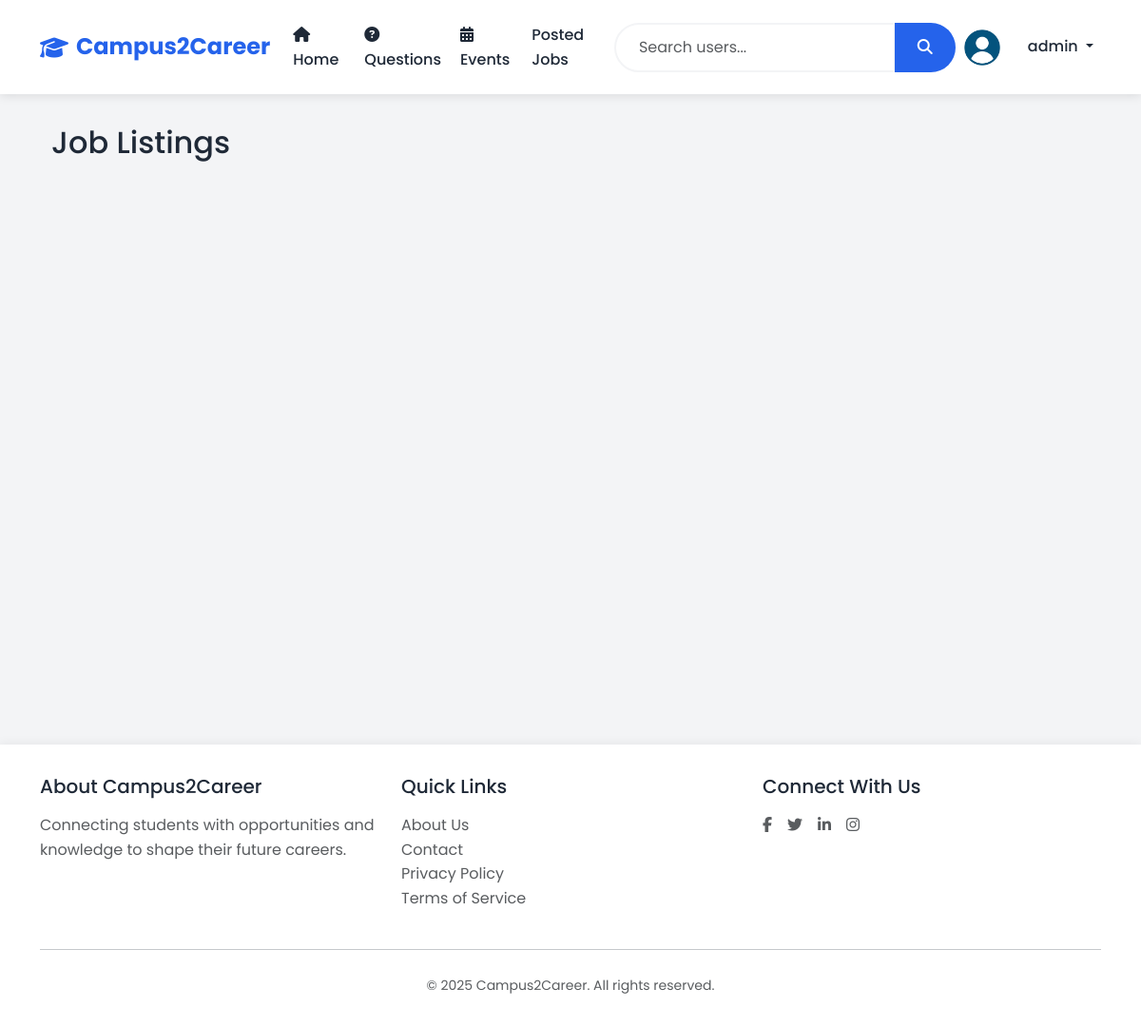
Page /jobs (signed in) on the earlier database version.
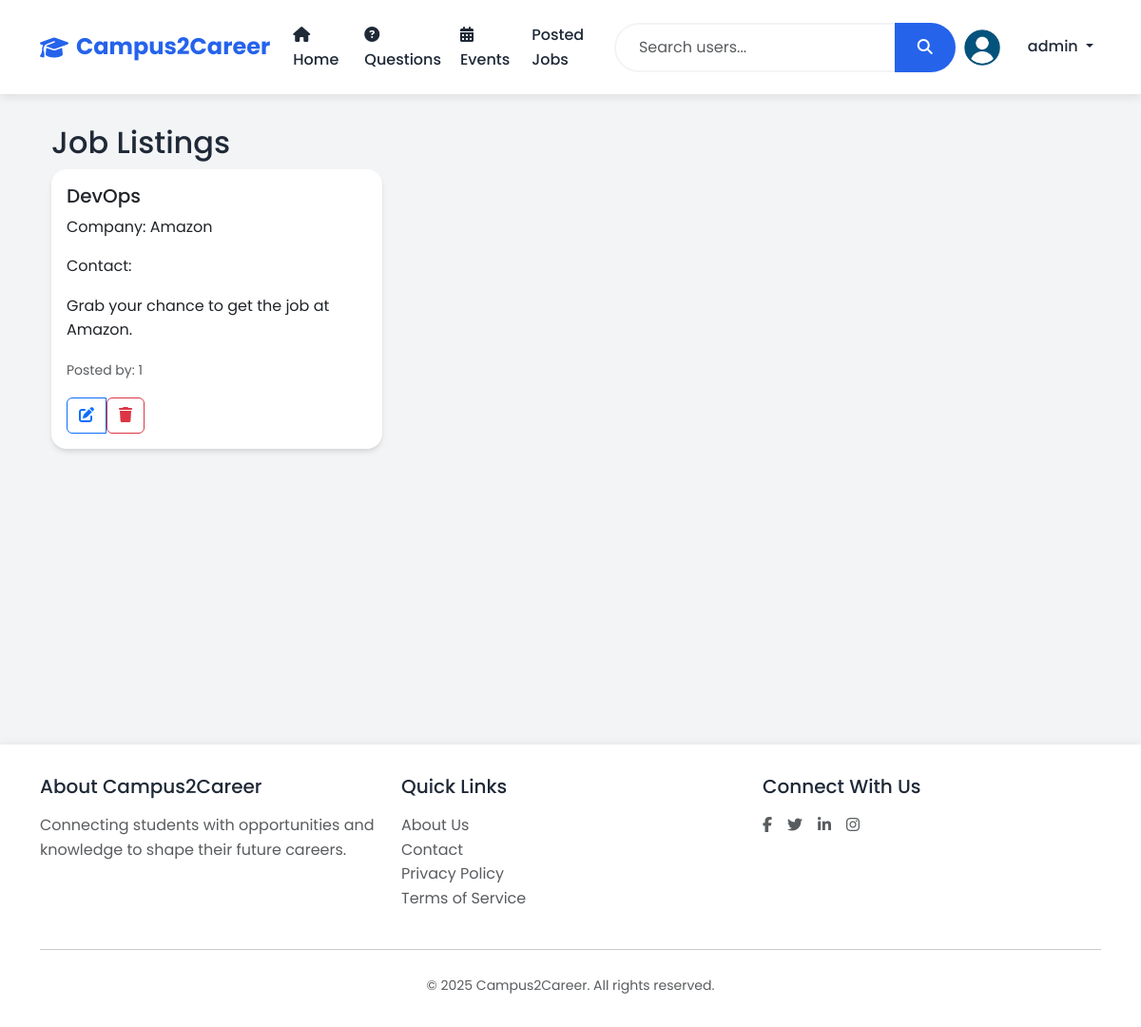
Same page on the later database version.
### models.py (models this page shows)
class Job(db.Model):
    id = db.Column(db.Integer, primary_key=True)
    title = db.Column(db.String(200), nullable=False)
    company = db.Column(db.String(100), nullable=False)
    description = db.Column(db.Text, nullable=False)
    requirements = db.Column(db.Text)
    created_at = db.Column(db.DateTime, default=datetime.utcnow)
    posted_by = db.Column(db.Integer, db.ForeignKey('user.id'), nullable=False)

### app.py (the view)
@app.route('/jobs')
def job_listings():
    jobs = Job.query.all()  # Fetch all jobs
    return render_template('jobs.html', jobs=jobs)

### app.py (called while the page is built)
@login_manager.user_loader
def load_user(user_id):
    return User.query.get(int(user_id))

### templates/jobs.html (shortened to what this page needs)
{% extends "base.html" %}
{% block content %}
<div class="container">
    <h2>Job Listings</h2>
    <div class="row">
        {% for job in jobs %}
        <div class="col-md-4">
            <div class="card mb-4">
                <div class="card-body">
                    <h5 class="card-title">{{ job.title }}</h5>
                    <p class="card-text">Company: {{ job.company }}</p>
                    <p class="card-text">Contact: {{ job.company_contact }}</p>
                    <p class="card-text">{{ job.description }}</p>
                    <p class="card-text"><small class="text-muted">Posted by: {{ job.posted_by }}</small></p>
                    <div class="btn-group">
                        <button class="btn btn-outline-primary" onclick="editJob('{{ job.id }}')" data-bs-toggle="tooltip" title="Edit Job">
                            <i class="fas fa-edit"></i>
                        </button>
                        <form method="POST" action="{{ url_for('admin_dashboard_action', action='delete_job') }}" style="display: inline;">
                            <button type="submit" class="btn btn-outline-danger" onclick="return confirm('Are you sure you want to delete this job?')" data-bs-toggle="tooltip" title="Delete Job">
                                <i class="fas fa-trash"></i>
                            </button>
                        </form>
                    </div>
                </div>
            </div>
        </div>
        {% endfor %}
    </div>
</div>
{% endblock %}

Differences in the rows shown:
added Job: title "DevOps", company "Amazon", description "Grab your chance to get the job at Amazon.", posted_by "1"
